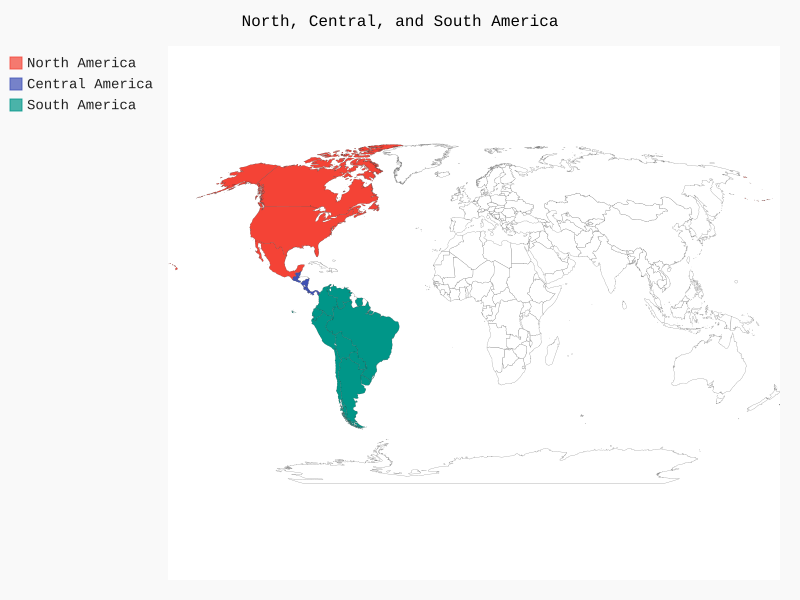

The script that drew this image:
import pygal.maps.world

wm = pygal.maps.world.World()
wm.title = 'North, Central, and South America'

wm.add('North America', ['ca', 'mx', 'us'])
wm.add('Central America', ['bz', 'cr', 'gt', 'ni', 'pa', 'sv'])
wm.add('South America', ['ar', 'bo', 'br', 'cl', 'co', 'ec', 'gf'
                         'gy', 'pe', 'py', 'sr', 'uy', 've'])
wm.render_to_file('americas.svg')
